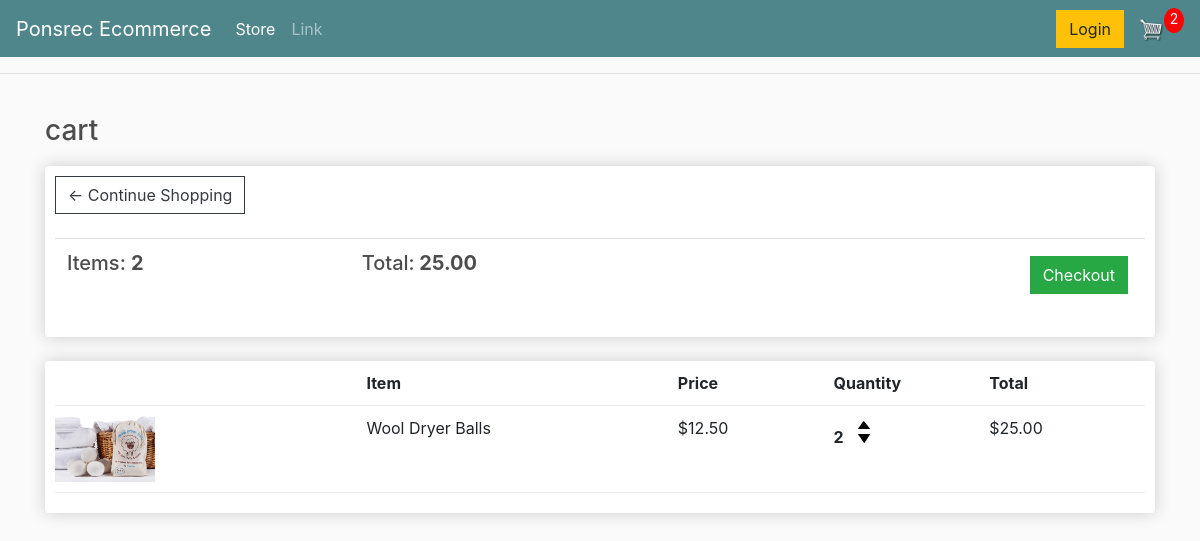
The page /cart/ (signed in) on the database as committed earlier.
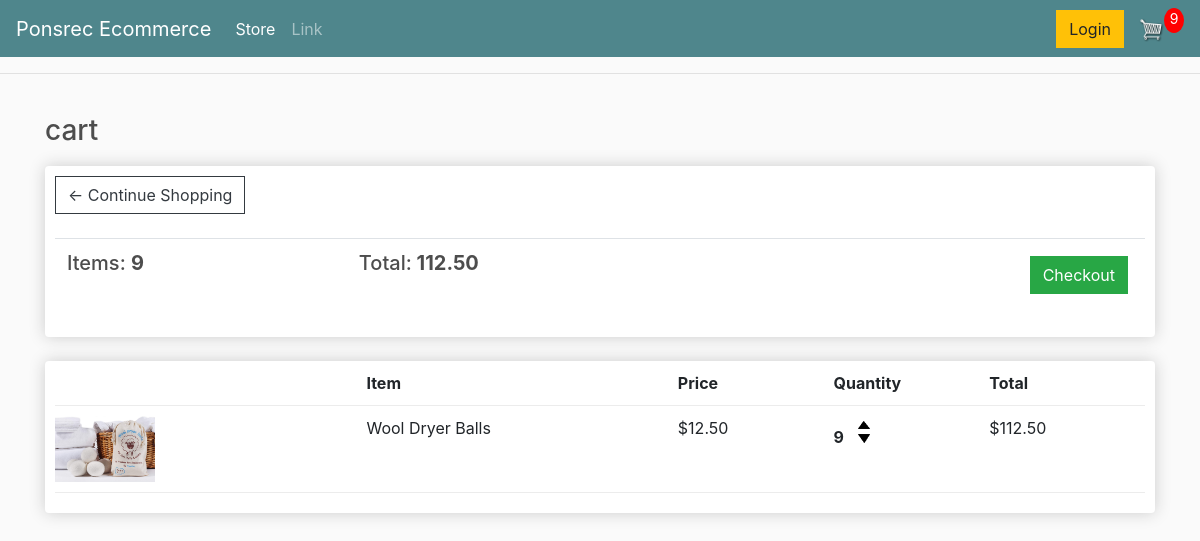
The same page on the database as committed later.
### store/models.py (models this page shows, shortened)
class Order(models.Model):
    customer = models.ForeignKey(Customer, on_delete=models.SET_NULL, null=True, blank=True)
    date_ordered = models.DateTimeField(auto_now_add=True)
    complete = models.BooleanField(default=False)
    transaction_id = models.CharField(max_length=100, null=True)
    @property
    def get_cart_total(self):
        orderitems = self.orderitem_set.all()
        total = sum([item.get_total for item in orderitems])
        return total
    @property
    def get_cart_items(self):
        orderitems = self.orderitem_set.all()
        total = sum([item.quantity for item in orderitems])
        return total

class OrderItem(models.Model):
    product = models.ForeignKey(Product, on_delete=models.SET_NULL, null=True, blank=True)
    order = models.ForeignKey(Order, on_delete=models.SET_NULL, null=True, blank=True)
    quantity = models.IntegerField(default=0, null=True, blank=True)
    date_added = models.DateTimeField(auto_now_add=True)
    @property
    def get_total(self):
        total= self.product.price * self.quantity
        return total

class Product(models.Model):
    name = models.CharField(max_length=200)
    price = models.DecimalField(max_digits=7, decimal_places=2 )
    digital = models.BooleanField(default=False, null=True, blank=True)
    image = models.ImageField(null=True, blank=True)
    @property
    def imageURL(self):
        try:
            url = self.image.url
        except:
            url = ''
        return url

### store/views.py (the view, shortened to what this page needs)
# urls.py: path('cart/', views.cart, name="cart"),
def cart(request):
    if request.user.is_authenticated:
        customer = request.user.customer
        order, created = Order.objects.get_or_create(customer=customer, complete=False)
        items = order.orderitem_set.all()
        cartItems = order.get_cart_items
    context = {'items':items, 'order':order, 'cartItems':cartItems}
    return render(request, 'store/cart.html', context)

### store/templates/store/cart.html
{% extends 'store/main.html' %}
{% load static %}
{% block content %}
     <h3>cart</h3>
<div class="row">
	<div class="col-lg-12">
		<div class="box-element">
               <a  class="btn btn-outline-dark" href="{% url 'store' %}">&#x2190; Continue Shopping</a>
               <br>
               <br>
               <table class="table">
                    <tr>
                         <th><h5>Items: <strong>{{ order.get_cart_items }}</strong></h5></th>
                         <th><h5>Total:<strong> {{ order.get_cart_total|floatformat:2}}</strong></h5></th>
                         <th>
                              <a  style="float:right; margin:5px;" class="btn btn-success" href="{% url 'checkout' %}">Checkout</a>
                         </th>
                    </tr>
               </table>
		</div>
		<br>
		<div class="box-element">
               <div class="cart-row">
                    <div style="flex:2"></div>
                    <div style="flex:2"><strong>Item</strong></div>
                    <div style="flex:1"><strong>Price</strong></div>
                    <div style="flex:1"><strong>Quantity</strong></div>
                    <div style="flex:1"><strong>Total</strong></div>
               </div>
               {% for item in items %}
               <div class="cart-row">
                    <div style="flex:2"><img class="row-image" src={{item.product.imageURL}}></div>
                    <div style="flex:2"><p>{{item.product.name}}</p></div>
                    <div style="flex:1"><p>${{item.product.price|floatformat:2}}</p></div>
                    <div style="flex:1">
                         <p class="quantity">{{item.quantity}}</p>
                         <div class="quantity">
                              <img data-product="{{item.product.id}}" data-action="add"  class="chg-quantity update-cart"    src="{% static  'images/arrow-up.png' %}">
                              <img data-product="{{item.product.id}}" data-action="remove" class="chg-quantity update-cart" src="{% static  'images/arrow-down.png' %}">
                         </div>
                    </div>
                    <div style="flex:1"><p>${{item.get_total}}</p>
               </div>
               {% endfor %}
		</div>
	</div>
</div>
{% endblock content %}

### store/templates/store/main.html (shortened to what this page needs)
<!DOCTYPE html>
{% load static %}
<html>
    <head>
		   <link rel="stylesheet" href="https://stackpath.bootstrapcdn.com/bootstrap/4.4.1/css/bootstrap.min.css">
		   <link rel="stylesheet" type="text/css" href="{% static 'css/main.css' %}">
     </head>
     <body>
		<nav class="navbar navbar-expand-lg navbar-dark bg-dark">
			<a class="navbar-brand" href="{% url 'store' %}">Ponsrec Ecommerce</a>
			<div class="collapse navbar-collapse" id="navbarSupportedContent">
			  <ul class="navbar-nav mr-auto">
				<li class="nav-item active">
				  <a class="nav-link" href="{% url 'store' %}">Store <span class="sr-only">(current)</span></a>
				</li>
				<li class="nav-item">
				  <a class="nav-link" href="#">Link</a>
				</li>
			  </ul>
			  <div class="form-inline my-2 my-lg-0">
				<a href="#"class="btn btn-warning">Login</a>
				<a href="{% url 'cart' %}">
					<img  id="cart-icon" src="{% static 'images/cart.png' %}">
				</a>
				<p id="cart-total">{{cartItems}}</p>
			</div>
		  </nav>
        <hr>
		<div class="container">
			<br>
			{% block content %}
			 {% endblock content %}
	 </div>
     </body>
</html>

### static/css/main.css (style rules this page uses)
body { background-color: hsl(0, 0%, 98%); }
h1,h2,h3,h4,h5,h6 { color:hsl(0, 0%, 30%); }
.box-element { box-shadow:hsl(0, 0%, 80%) 0 0 16px; background-color: #fff; border-radius: 4px; padding: 10px; }
.bg-dark { background-color: #4f868c!important; }
#cart-icon { width:25px; display: inline-block; margin-left: 15px; }
#cart-total { display: block; text-align: center; color:#fff; background-color: red; width: 20px; height: 25px; border-radius: 50%; font-size: 14px; }
.col-lg-4, .col-lg-6, .col-lg-8, .col-lg-12 { margin-top: 10px; }
.btn { border-radius: 0; }
.row-image { width: 100px; }
.cart-row { display: flex; align-items: flex-stretch; padding-bottom: 10px; margin-bottom: 10px; border-bottom: 1px solid #ececec; }
.quantity { display: inline-block; font-weight: 700; padding-right:10px; }
.chg-quantity { width: 12px; cursor: pointer; display: block; margin-top: 5px; transition:.1s; }

Rows that differ between the two databases and show on the page:
changed through a linked row, Order: get_cart_items "2" → "9"; get_cart_total "25.00" → "112.50"
changed OrderItem "Wool Dryer Balls": quantity "2" → "9"; get_total "25.00" → "112.50"
Other text that changed with them:
{{ cartItems }}: "2" → "9"
